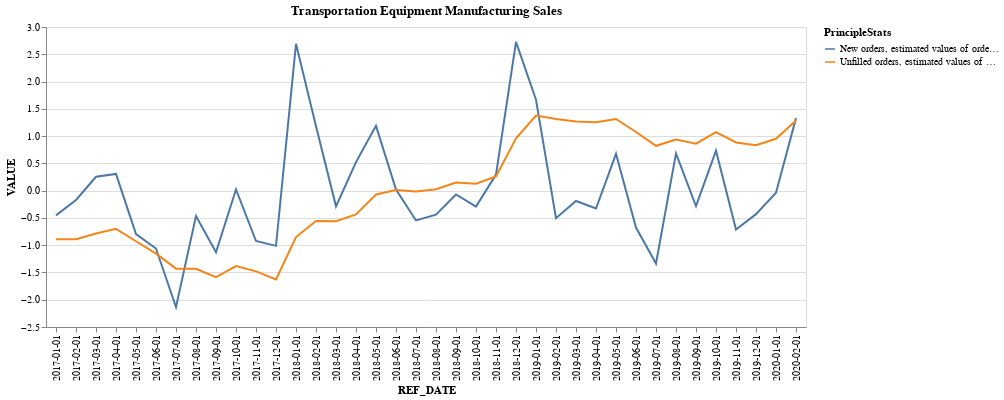

Notebook code for this chart:
### Code cell
df_good_transportation = df_sales[(df_sales['GoodType'] == 'Transportation equipment manufacturing [336]') & ((df_sales['PrincipleStats'] == 'New orders, estimated values of orders received during month') | (df_sales['PrincipleStats'] == 'Unfilled orders, estimated values of orders at end of month'))]
from sklearn.preprocessing import StandardScaler
for good in df_good_transportation['PrincipleStats'].unique():
    scaler = StandardScaler()
    df_good_transportation.loc[df_good_transportation['PrincipleStats'] == good, 'VALUE'] = scaler.fit_transform(df_good_transportation.loc[df_good_transportation['PrincipleStats'] == good, 'VALUE'].values.reshape(-1, 1))

chart1 = alt.Chart(df_good_transportation).mark_line().encode(
    x='REF_DATE',
    y='VALUE',
    color = 'PrincipleStats',
    
).properties(title = "Transportation Equipment Manufacturing Sales").interactive()
chart1

### Figure 1 — Vega-Lite specification as saved in the notebook (floating-point values rounded to 4 significant figures)
{"config": {"view": {"continuousWidth": 300, "continuousHeight": 300}}, "data": {"name": "data-579b951181afaf95c51989dec308627a"}, "mark": {"type": "line"}, "encoding": {"color": {"field": "PrincipleStats", "type": "nominal"}, "x": {"field": "REF_DATE", "type": "nominal"}, "y": {"field": "VALUE", "type": "quantitative"}}, "params": [{"name": "param_7", "select": {"type": "interval", "encodings": ["x", "y"]}, "bind": "scales"}], "title": "Transportation Equipment Manufacturing Sales", "$schema": "https://vega.github.io/schema/vega-lite/v5.20.1.json", "datasets": {"data-579b951181afaf95c51989dec308627a": [{"PrincipleStats": "New orders, estimated values of orders received during month", "GoodType": "Transportation equipment manufacturing [336]", "REF_DATE": "2017-01-01", "VALUE": -0.4542}, {"PrincipleStats": "Unfilled orders, estimated values of orders at end of month", "GoodType": "Transportation equipment manufacturing [336]", "REF_DATE": "2017-01-01", "VALUE": -0.8903}, {"PrincipleStats": "New orders, estimated values of orders received during month", "GoodType": "Transportation equipment manufacturing [336]", "REF_DATE": "2017-02-01", "VALUE": -0.172}, {"PrincipleStats": "Unfilled orders, estimated values of orders at end of month", "GoodType": "Transportation equipment manufacturing [336]", "REF_DATE": "2017-02-01", "VALUE": -0.8902}, {"PrincipleStats": "New orders, estimated values of orders received during month", "GoodType": "Transportation equipment manufacturing [336]", "REF_DATE": "2017-03-01", "VALUE": 0.2546}, {"PrincipleStats": "Unfilled orders, estimated values of orders at end of month", "GoodType": "Transportation equipment manufacturing [336]", "REF_DATE": "2017-03-01", "VALUE": -0.7862}, {"PrincipleStats": "New orders, estimated values of orders received during month", "GoodType": "Transportation equipment manufacturing [336]", "REF_DATE": "2017-04-01", "VALUE": 0.3059}, {"PrincipleStats": "Unfilled orders, estimated values of orders at end of month", "GoodType": "Transportation equipment manufacturing [336]", "REF_DATE": "2017-04-01", "VALUE": -0.701}, {"PrincipleStats": "New orders, estimated values of orders received during month", "GoodType": "Transportation equipment manufacturing [336]", "REF_DATE": "2017-05-01", "VALUE": -0.7968}, {"PrincipleStats": "Unfilled orders, estimated values of orders at end of month", "GoodType": "Transportation equipment manufacturing [336]", "REF_DATE": "2017-05-01", "VALUE": -0.9278}, {"PrincipleStats": "New orders, estimated values of orders received during month", "GoodType": "Transportation equipment manufacturing [336]", "REF_DATE": "2017-06-01", "VALUE": -1.061}, {"PrincipleStats": "Unfilled orders, estimated values of orders at end of month", "GoodType": "Transportation equipment manufacturing [336]", "REF_DATE": "2017-06-01", "VALUE": -1.156}, {"PrincipleStats": "New orders, estimated values of orders received during month", "GoodType": "Transportation equipment manufacturing [336]", "REF_DATE": "2017-07-01", "VALUE": -2.136}, {"PrincipleStats": "Unfilled orders, estimated values of orders at end of month", "GoodType": "Transportation equipment manufacturing [336]", "REF_DATE": "2017-07-01", "VALUE": -1.431}, {"PrincipleStats": "New orders, estimated values of orders received during month", "GoodType": "Transportation equipment manufacturing [336]", "REF_DATE": "2017-08-01", "VALUE": -0.464}, {"PrincipleStats": "Unfilled orders, estimated values of orders at end of month", "GoodType": "Transportation equipment manufacturing [336]", "REF_DATE": "2017-08-01", "VALUE": -1.434}, {"PrincipleStats": "New orders, estimated values of orders received during month", "GoodType": "Transportation equipment manufacturing [336]", "REF_DATE": "2017-09-01", "VALUE": -1.129}, {"PrincipleStats": "Unfilled orders, estimated values of orders at end of month", "GoodType": "Transportation equipment manufacturing [336]", "REF_DATE": "2017-09-01", "VALUE": -1.586}, {"PrincipleStats": "New orders, estimated values of orders received during month", "GoodType": "Transportation equipment manufacturing [336]", "REF_DATE": "2017-10-01", "VALUE": 0.02068}, {"PrincipleStats": "Unfilled orders, estimated values of orders at end of month", "GoodType": "Transportation equipment manufacturing [336]", "REF_DATE": "2017-10-01", "VALUE": -1.383}, {"PrincipleStats": "New orders, estimated values of orders received during month", "GoodType": "Transportation equipment manufacturing [336]", "REF_DATE": "2017-11-01", "VALUE": -0.9232}, {"PrincipleStats": "Unfilled orders, estimated values of orders at end of month", "GoodType": "Transportation equipment manufacturing [336]", "REF_DATE": "2017-11-01", "VALUE": -1.48}, {"PrincipleStats": "New orders, estimated values of orders received during month", "GoodType": "Transportation equipment manufacturing [336]", "REF_DATE": "2017-12-01", "VALUE": -1.013}, {"PrincipleStats": "Unfilled orders, estimated values of orders at end of month", "GoodType": "Transportation equipment manufacturing [336]", "REF_DATE": "2017-12-01", "VALUE": -1.628}, {"PrincipleStats": "New orders, estimated values of orders received during month", "GoodType": "Transportation equipment manufacturing [336]", "REF_DATE": "2018-01-01", "VALUE": 2.691}, {"PrincipleStats": "Unfilled orders, estimated values of orders at end of month", "GoodType": "Transportation equipment manufacturing [336]", "REF_DATE": "2018-01-01", "VALUE": -0.8514}, {"PrincipleStats": "New orders, estimated values of orders received during month", "GoodType": "Transportation equipment manufacturing [336]", "REF_DATE": "2018-02-01", "VALUE": 1.18}, {"PrincipleStats": "Unfilled orders, estimated values of orders at end of month", "GoodType": "Transportation equipment manufacturing [336]", "REF_DATE": "2018-02-01", "VALUE": -0.5583}, {"PrincipleStats": "New orders, estimated values of orders received during month", "GoodType": "Transportation equipment manufacturing [336]", "REF_DATE": "2018-03-01", "VALUE": -0.288}, {"PrincipleStats": "Unfilled orders, estimated values of orders at end of month", "GoodType": "Transportation equipment manufacturing [336]", "REF_DATE": "2018-03-01", "VALUE": -0.562}, {"PrincipleStats": "New orders, estimated values of orders received during month", "GoodType": "Transportation equipment manufacturing [336]", "REF_DATE": "2018-04-01", "VALUE": 0.5232}, {"PrincipleStats": "Unfilled orders, estimated values of orders at end of month", "GoodType": "Transportation equipment manufacturing [336]", "REF_DATE": "2018-04-01", "VALUE": -0.4355}, {"PrincipleStats": "New orders, estimated values of orders received during month", "GoodType": "Transportation equipment manufacturing [336]", "REF_DATE": "2018-05-01", "VALUE": 1.187}, {"PrincipleStats": "Unfilled orders, estimated values of orders at end of month", "GoodType": "Transportation equipment manufacturing [336]", "REF_DATE": "2018-05-01", "VALUE": -0.0701}, {"PrincipleStats": "New orders, estimated values of orders received during month", "GoodType": "Transportation equipment manufacturing [336]", "REF_DATE": "2018-06-01", "VALUE": 0.02039}, {"PrincipleStats": "Unfilled orders, estimated values of orders at end of month", "GoodType": "Transportation equipment manufacturing [336]", "REF_DATE": "2018-06-01", "VALUE": 0.01339}, {"PrincipleStats": "New orders, estimated values of orders received during month", "GoodType": "Transportation equipment manufacturing [336]", "REF_DATE": "2018-07-01", "VALUE": -0.5462}, {"PrincipleStats": "Unfilled orders, estimated values of orders at end of month", "GoodType": "Transportation equipment manufacturing [336]", "REF_DATE": "2018-07-01", "VALUE": -0.01506}, {"PrincipleStats": "New orders, estimated values of orders received during month", "GoodType": "Transportation equipment manufacturing [336]", "REF_DATE": "2018-08-01", "VALUE": -0.4399}, {"PrincipleStats": "Unfilled orders, estimated values of orders at end of month", "GoodType": "Transportation equipment manufacturing [336]", "REF_DATE": "2018-08-01", "VALUE": 0.02676}, {"PrincipleStats": "New orders, estimated values of orders received during month", "GoodType": "Transportation equipment manufacturing [336]", "REF_DATE": "2018-09-01", "VALUE": -0.07001}, {"PrincipleStats": "Unfilled orders, estimated values of orders at end of month", "GoodType": "Transportation equipment manufacturing [336]", "REF_DATE": "2018-09-01", "VALUE": 0.1502}, {"PrincipleStats": "New orders, estimated values of orders received during month", "GoodType": "Transportation equipment manufacturing [336]", "REF_DATE": "2018-10-01", "VALUE": -0.2913}, {"PrincipleStats": "Unfilled orders, estimated values of orders at end of month", "GoodType": "Transportation equipment manufacturing [336]", "REF_DATE": "2018-10-01", "VALUE": 0.127}, {"PrincipleStats": "New orders, estimated values of orders received during month", "GoodType": "Transportation equipment manufacturing [336]", "REF_DATE": "2018-11-01", "VALUE": 0.2931}, {"PrincipleStats": "Unfilled orders, estimated values of orders at end of month", "GoodType": "Transportation equipment manufacturing [336]", "REF_DATE": "2018-11-01", "VALUE": 0.2596}, {"PrincipleStats": "New orders, estimated values of orders received during month", "GoodType": "Transportation equipment manufacturing [336]", "REF_DATE": "2018-12-01", "VALUE": 2.726}, {"PrincipleStats": "Unfilled orders, estimated values of orders at end of month", "GoodType": "Transportation equipment manufacturing [336]", "REF_DATE": "2018-12-01", "VALUE": 0.9604}, {"PrincipleStats": "New orders, estimated values of orders received during month", "GoodType": "Transportation equipment manufacturing [336]", "REF_DATE": "2019-01-01", "VALUE": 1.666}, {"PrincipleStats": "Unfilled orders, estimated values of orders at end of month", "GoodType": "Transportation equipment manufacturing [336]", "REF_DATE": "2019-01-01", "VALUE": 1.376}, {"PrincipleStats": "New orders, estimated values of orders received during month", "GoodType": "Transportation equipment manufacturing [336]", "REF_DATE": "2019-02-01", "VALUE": -0.5044}, {"PrincipleStats": "Unfilled orders, estimated values of orders at end of month", "GoodType": "Transportation equipment manufacturing [336]", "REF_DATE": "2019-02-01", "VALUE": 1.312}, {"PrincipleStats": "New orders, estimated values of orders received during month", "GoodType": "Transportation equipment manufacturing [336]", "REF_DATE": "2019-03-01", "VALUE": -0.1898}, {"PrincipleStats": "Unfilled orders, estimated values of orders at end of month", "GoodType": "Transportation equipment manufacturing [336]", "REF_DATE": "2019-03-01", "VALUE": 1.269}, {"PrincipleStats": "New orders, estimated values of orders received during month", "GoodType": "Transportation equipment manufacturing [336]", "REF_DATE": "2019-04-01", "VALUE": -0.327}, {"PrincipleStats": "Unfilled orders, estimated values of orders at end of month", "GoodType": "Transportation equipment manufacturing [336]", "REF_DATE": "2019-04-01", "VALUE": 1.255}, {"PrincipleStats": "New orders, estimated values of orders received during month", "GoodType": "Transportation equipment manufacturing [336]", "REF_DATE": "2019-05-01", "VALUE": 0.6744}, {"PrincipleStats": "Unfilled orders, estimated values of orders at end of month", "GoodType": "Transportation equipment manufacturing [336]", "REF_DATE": "2019-05-01", "VALUE": 1.313}, {"PrincipleStats": "New orders, estimated values of orders received during month", "GoodType": "Transportation equipment manufacturing [336]", "REF_DATE": "2019-06-01", "VALUE": -0.6776}, {"PrincipleStats": "Unfilled orders, estimated values of orders at end of month", "GoodType": "Transportation equipment manufacturing [336]", "REF_DATE": "2019-06-01", "VALUE": 1.075}, {"PrincipleStats": "New orders, estimated values of orders received during month", "GoodType": "Transportation equipment manufacturing [336]", "REF_DATE": "2019-07-01", "VALUE": -1.336}, {"PrincipleStats": "Unfilled orders, estimated values of orders at end of month", "GoodType": "Transportation equipment manufacturing [336]", "REF_DATE": "2019-07-01", "VALUE": 0.8223}, {"PrincipleStats": "New orders, estimated values of orders received during month", "GoodType": "Transportation equipment manufacturing [336]", "REF_DATE": "2019-08-01", "VALUE": 0.6835}, {"PrincipleStats": "Unfilled orders, estimated values of orders at end of month", "GoodType": "Transportation equipment manufacturing [336]", "REF_DATE": "2019-08-01", "VALUE": 0.9388}, {"PrincipleStats": "New orders, estimated values of orders received during month", "GoodType": "Transportation equipment manufacturing [336]", "REF_DATE": "2019-09-01", "VALUE": -0.2851}, {"PrincipleStats": "Unfilled orders, estimated values of orders at end of month", "GoodType": "Transportation equipment manufacturing [336]", "REF_DATE": "2019-09-01", "VALUE": 0.8612}, {"PrincipleStats": "New orders, estimated values of orders received during month", "GoodType": "Transportation equipment manufacturing [336]", "REF_DATE": "2019-10-01", "VALUE": 0.7308}, {"PrincipleStats": "Unfilled orders, estimated values of orders at end of month", "GoodType": "Transportation equipment manufacturing [336]", "REF_DATE": "2019-10-01", "VALUE": 1.071}, {"PrincipleStats": "New orders, estimated values of orders received during month", "GoodType": "Transportation equipment manufacturing [336]", "REF_DATE": "2019-11-01", "VALUE": -0.7114}, {"PrincipleStats": "Unfilled orders, estimated values of orders at end of month", "GoodType": "Transportation equipment manufacturing [336]", "REF_DATE": "2019-11-01", "VALUE": 0.8825}, {"PrincipleStats": "New orders, estimated values of orders received during month", "GoodType": "Transportation equipment manufacturing [336]", "REF_DATE": "2019-12-01", "VALUE": -0.4311}, {"PrincipleStats": "Unfilled orders, estimated values of orders at end of month", "GoodType": "Transportation equipment manufacturing [336]", "REF_DATE": "2019-12-01", "VALUE": 0.8335}, {"PrincipleStats": "New orders, estimated values of orders received during month", "GoodType": "Transportation equipment manufacturing [336]", "REF_DATE": "2020-01-01", "VALUE": -0.0396}, {"PrincipleStats": "Unfilled orders, estimated values of orders at end of month", "GoodType": "Transportation equipment manufacturing [336]", "REF_DATE": "2020-01-01", "VALUE": 0.9499}, {"PrincipleStats": "New orders, estimated values of orders received during month", "GoodType": "Transportation equipment manufacturing [336]", "REF_DATE": "2020-02-01", "VALUE": 1.329}, {"PrincipleStats": "Unfilled orders, estimated values of orders at end of month", "GoodType": "Transportation equipment manufacturing [336]", "REF_DATE": "2020-02-01", "VALUE": 1.287}]}}
